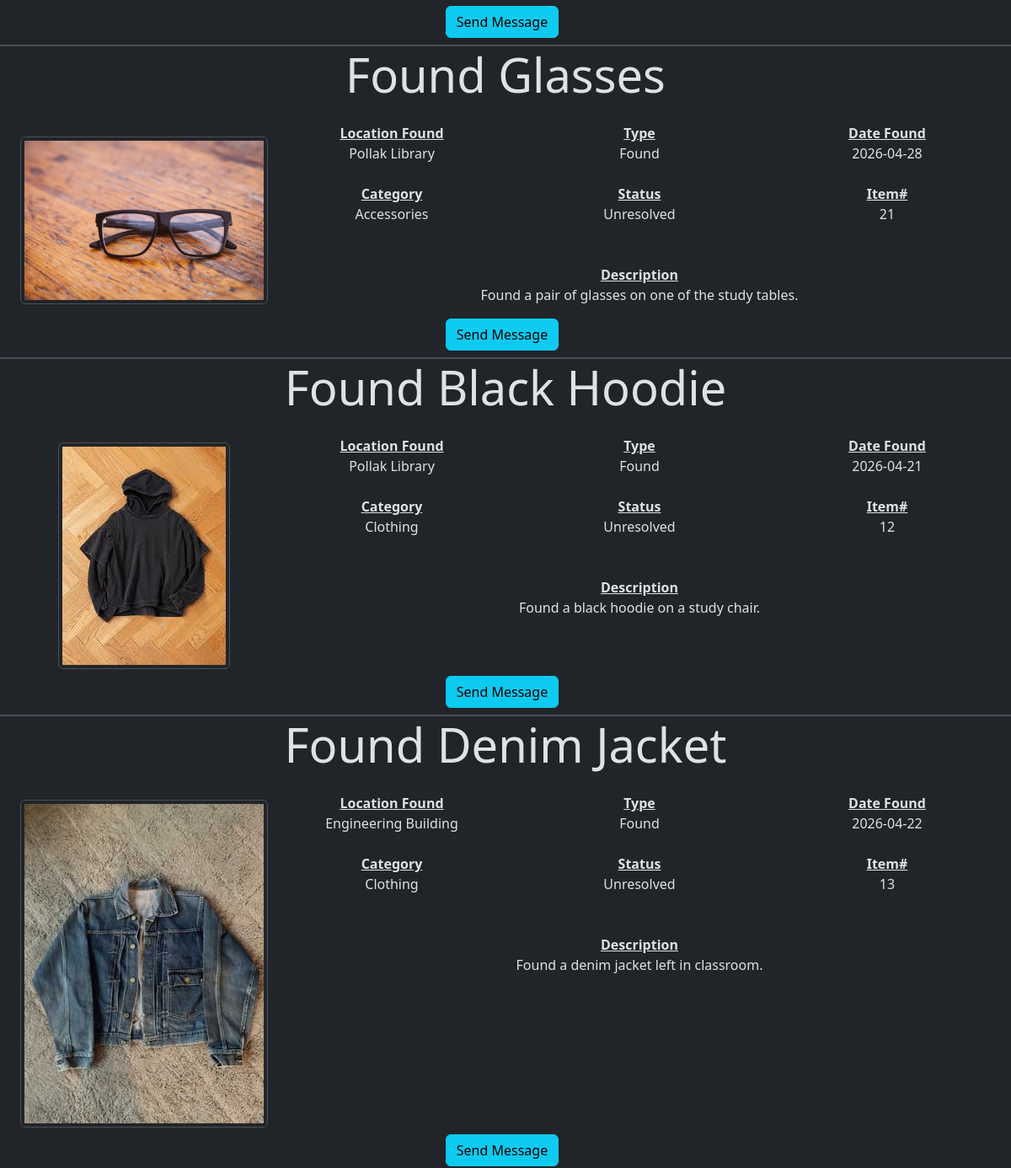
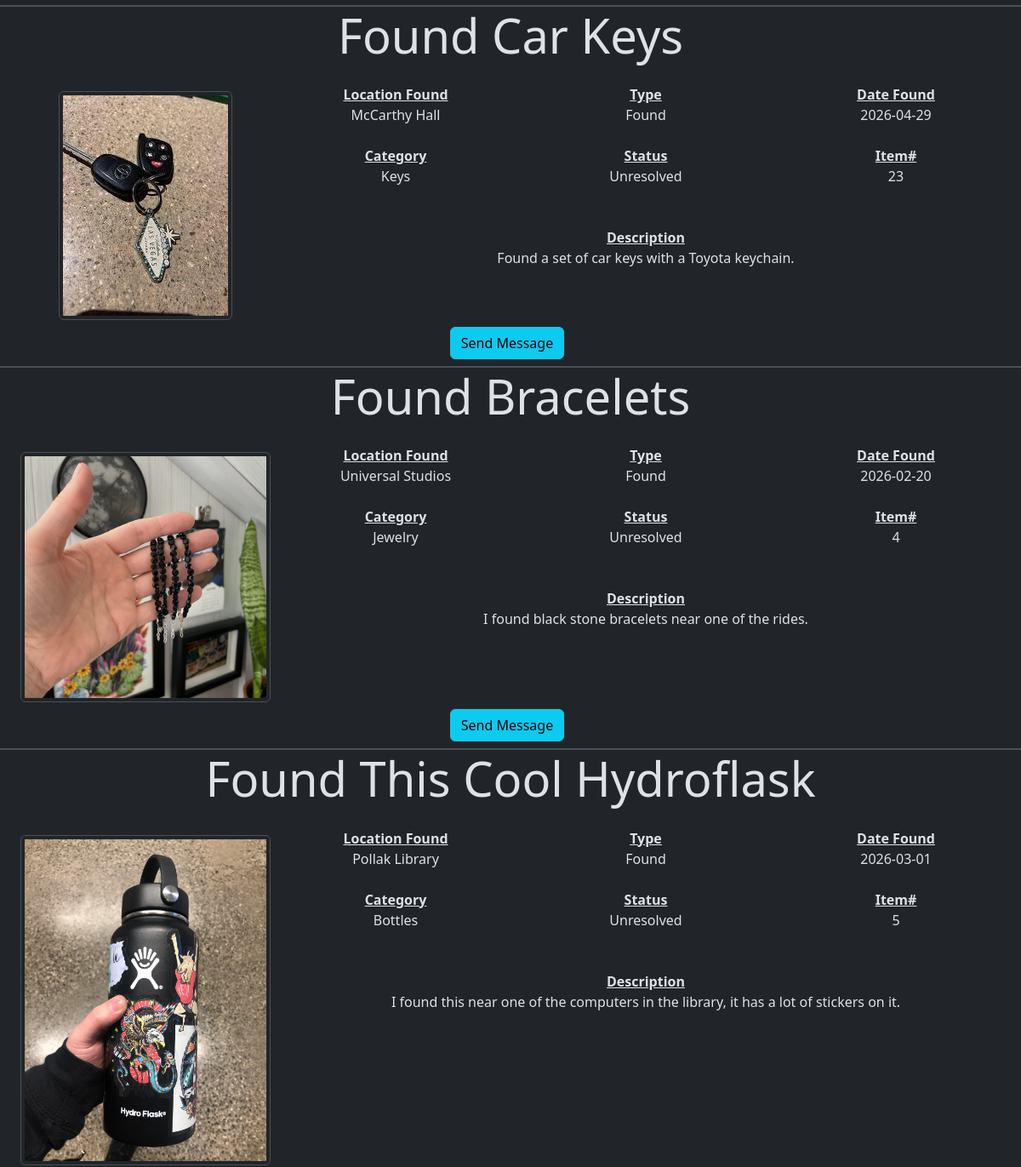
/found_items.php (signed in, middle part), run on an earlier commit of the app's database (2 pictures, top to bottom).
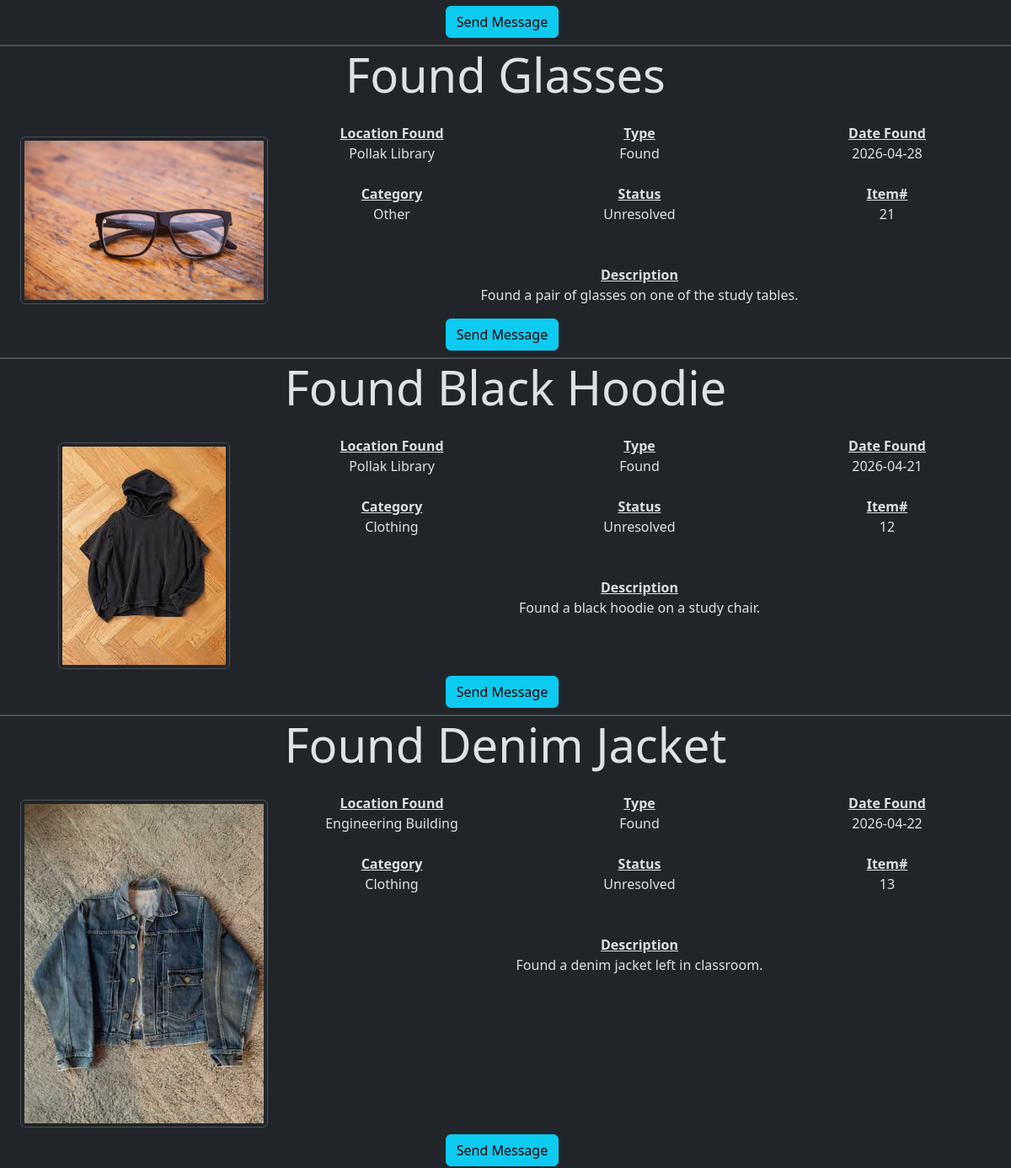
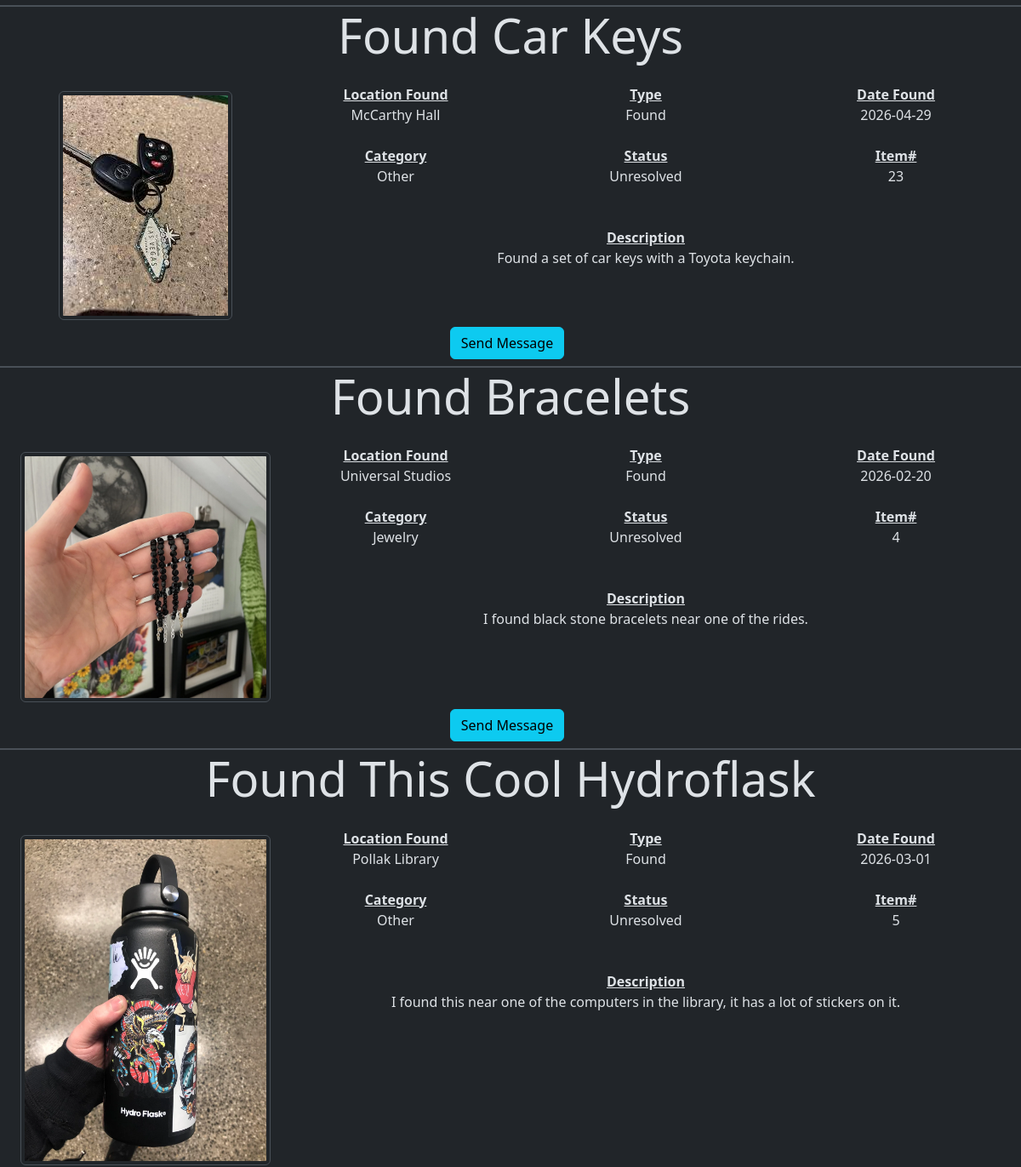
And on a later commit of the database (2 pictures, top to bottom).
### tables this page shows
CREATE TABLE ITEM (
    Item_id INT AUTO_INCREMENT,
    Inserted_at TIMESTAMP NOT NULL,
    Location VARCHAR(50) NOT NULL,
    Description VARCHAR(250) NOT NULL,
    Title VARCHAR(50) NOT NULL, 
    Type VARCHAR(20) NOT NULL,
    Category VARCHAR(20) NOT NULL,
    Status VARCHAR(20) NOT NULL,
    Date DATE NOT NULL,
    Img VARCHAR(225) NOT NULL,
    User_id INT NOT NULL,

    PRIMARY KEY (Item_id),
    FOREIGN KEY (User_id) REFERENCES USER (User_id)
);

### found_items.php (the view, shortened to what this page needs)
<?php
include("connect.php");
$user_id = $_SESSION["User_id"];
$categories = ["All", "Electronics", "Clothing", "Jewelry", "Books", "Bags", "Wallets", "Other"];
if ($_SERVER["REQUEST_METHOD"] == "POST") {
    $category_index = $_POST["category"];
    $category = $categories[$category_index];
    if ($category != "All") {
        $sql = "
        select Item.*, User.Email
        from Item
        join User
        on Item.User_id = User.User_id
        where Item.Status='Unresolved' and Item.Category='$category' and Item.Type='Found';
        ";
    } else {
        $sql = "
        select Item.*, User.Email
        from Item
        join User
        on Item.User_id = User.User_id
        where Item.Status='Unresolved' and Item.Type='Found';
        ";
    }
} else {
    $sql = "
    select Item.*, User.Email
    from Item
    join User
    on Item.User_id = User.User_id
    where Item.Status='Unresolved' and Item.Type='Found';
    ";
}
$items = $conn->query($sql);
?>
<!doctype html>
<html lang="en" class="h-100" data-bs-theme="dark">
<head>
    <link href="https://cdn.jsdelivr.net/npm/bootstrap@5.3.8/dist/css/bootstrap.min.css" rel="stylesheet">
</head>
<body>
    <?php while ($row = $items->fetch_assoc()) {
    ?>
        <div class="border-bottom border-top">
            <h1 class="display-4 text-center mb-4"><?php echo $row['Title']; ?></h1>
            <div class="d-flex justify-content-evenly text-center text-break">
                <div class="w-25 d-flex align-items-center flex-column justify-content-center ms-4">
                    <img src="<?php echo $row['Img']; ?>" class="img-thumbnail mb-2 mt-2 rounded">
                </div>
                <div class="w-75 d-flex flex-column">
                    <div class="d-flex justify-content-evenly w-100">
                        <div class="w-100">
                            <b class="text-decoration-underline">Location Found</b><br>
                            <p><?php echo $row['Location']; ?></p>
                        </div>
                        <div class="w-100">
                            <b class="text-decoration-underline">Type</b><br>
                            <p><?php echo $row['Type']; ?></p>
                        </div>
                        <div class="w-100">
                            <b class="text-decoration-underline">Date Found</b><br>
                            <p><?php echo $row['Date']; ?></p>
                        </div>
                    </div>
                    <div class="d-flex justify-content-evenly w-100 mt-2 mb-2">
                        <div class="w-100">
                            <b class="text-decoration-underline">Category</b><br>
                            <p><?php echo $row['Category']; ?></p>
                        </div>
                        <div class="w-100">
                            <b class="text-decoration-underline">Status</b><br>
                            <p><?php echo $row['Status']; ?></p>
                        </div>
                        <div class="w-100">
                            <b class="text-decoration-underline">Item#</b><br>
                            <p><?php echo $row['Item_id']; ?></p>
                        </div>
                    </div>
                    <div class="w-100 mt-4">
                        <b class="text-decoration-underline">Description</b><br>
                        <p><?php echo $row['Description']; ?></p>
                    </div>
                </div>
            </div>
            <div class="d-flex text-center">
                <div class="w-100">
                    <?php
                    if ($row['User_id'] != $user_id) {
                        echo ("<a href='create_message.php?Recipient=" . $row['Email'] . "&Item_id=" . $row['Item_id'] . "'><button type='button' class='btn btn-info mb-2 me-2'>Send Message</button></a>");
                    }
                    ?>
                </div>
            </div>
        </div>
    <?php } ?>
</body>
</html>

What changed in the data, as far as the page shows it:
changed item "Found Glasses": Category "Accessories" → "Other"
changed item "Found Car Keys": Category "Keys" → "Other"
changed item "Found This Cool Hydroflask": Category "Bottles" → "Other"
